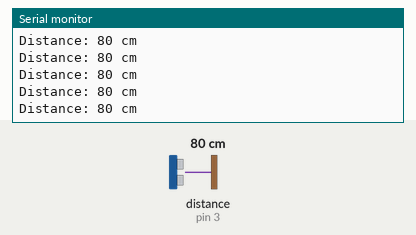
The sketch below on a simulated Arduino Uno, built with avr-gcc and run on an emulated ATmega328P. Parts: the last lines printed to the serial monitor. Wiring (inferred from the names in the program): ultrasonic range finder: trigger pin 2; echo pin 3. The inputs (shaded band) are chosen by the test bench; at power-on: distance to the obstacle (sensor on pin 3) 80 cm. The echo pulse lasts 58.3 µs per cm.

Above: at 1.2 s.
1.3 s: distance to the obstacle (sensor on pin 3) set to 2 cm
At 1.56 s:
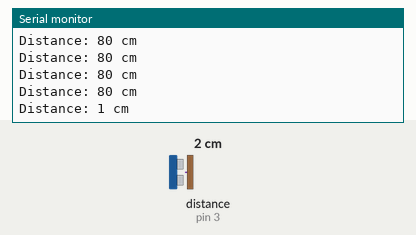
2.8 s: distance to the obstacle (sensor on pin 3) set to 4 cm
At 2.96 s:
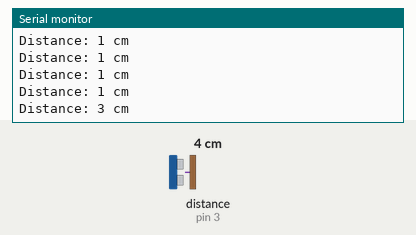
Timing chart, 0 to 5.8 s (numbered marks = the images above; inputs shaded):
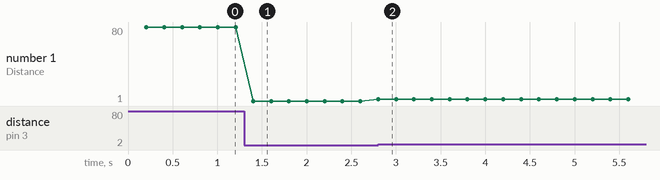

Measured:
- after the input at 1.3 s, the serial monitor: prints a new line after 0.10 s (image 1)
- after the input at 2.8 s, the serial monitor: prints a new line at once (image 2)
- plotted number 1: 80 → 1 after the input at 1.3 s

The sketch:

test_ultrasonic.ino
```cpp
/*
  Ultrasonic Sensor HC-SR04 — Test
  Reads distance in cm and prints to Serial every 200 ms.
  Trig -> D2, Echo -> D3
*/

#include <Arduino.h>

// ===== PINS =====
const uint8_t PIN_ULTRASONIC_TRIG = 2;
const uint8_t PIN_ULTRASONIC_ECHO = 3;

// ===== TIMING =====
const uint16_t READ_INTERVAL_MS = 200;
const uint32_t PULSE_TIMEOUT_US = 30000;  // 30 ms timeout for pulseIn

// ===== GLOBALS =====
uint32_t lastRead = 0;

// ===== SETUP =====
void setup() {
  Serial.begin(9600);
  pinMode(PIN_ULTRASONIC_TRIG, OUTPUT);
  pinMode(PIN_ULTRASONIC_ECHO, INPUT);

  Serial.println(F("=== Ultrasonic Sensor HC-SR04 Test ==="));
  Serial.print(F("Trig pin: "));
  Serial.println(PIN_ULTRASONIC_TRIG);
  Serial.print(F("Echo pin: "));
  Serial.println(PIN_ULTRASONIC_ECHO);
  Serial.println(F("Point an object at the sensor. Distance will print below."));
  Serial.println();
}

// ===== HELPERS =====
uint16_t readUltrasonicDistance() {
  // Send a 10 us trigger pulse
  digitalWrite(PIN_ULTRASONIC_TRIG, LOW);
  delayMicroseconds(2);
  digitalWrite(PIN_ULTRASONIC_TRIG, HIGH);
  delayMicroseconds(10);
  digitalWrite(PIN_ULTRASONIC_TRIG, LOW);

  // Measure echo pulse width
  uint32_t duration = pulseIn(PIN_ULTRASONIC_ECHO, HIGH, PULSE_TIMEOUT_US);

  // 0xFFFF indicates a timeout / no echo received
  if (duration == 0) {
    return 0xFFFF;
  }

  // Convert microseconds to centimeters (speed of sound ~ 343 m/s)
  return static_cast<uint16_t>(duration / 58);
}

// ===== LOOP =====
void loop() {
  uint32_t now = millis();

  if (now - lastRead >= READ_INTERVAL_MS) {
    lastRead = now;

    uint16_t distance = readUltrasonicDistance();

    Serial.print(F("Distance: "));
    if (distance == 0xFFFF) {
      Serial.println(F("out of range"));
    } else {
      Serial.print(distance);
      Serial.println(F(" cm"));
    }
  }
}
```
